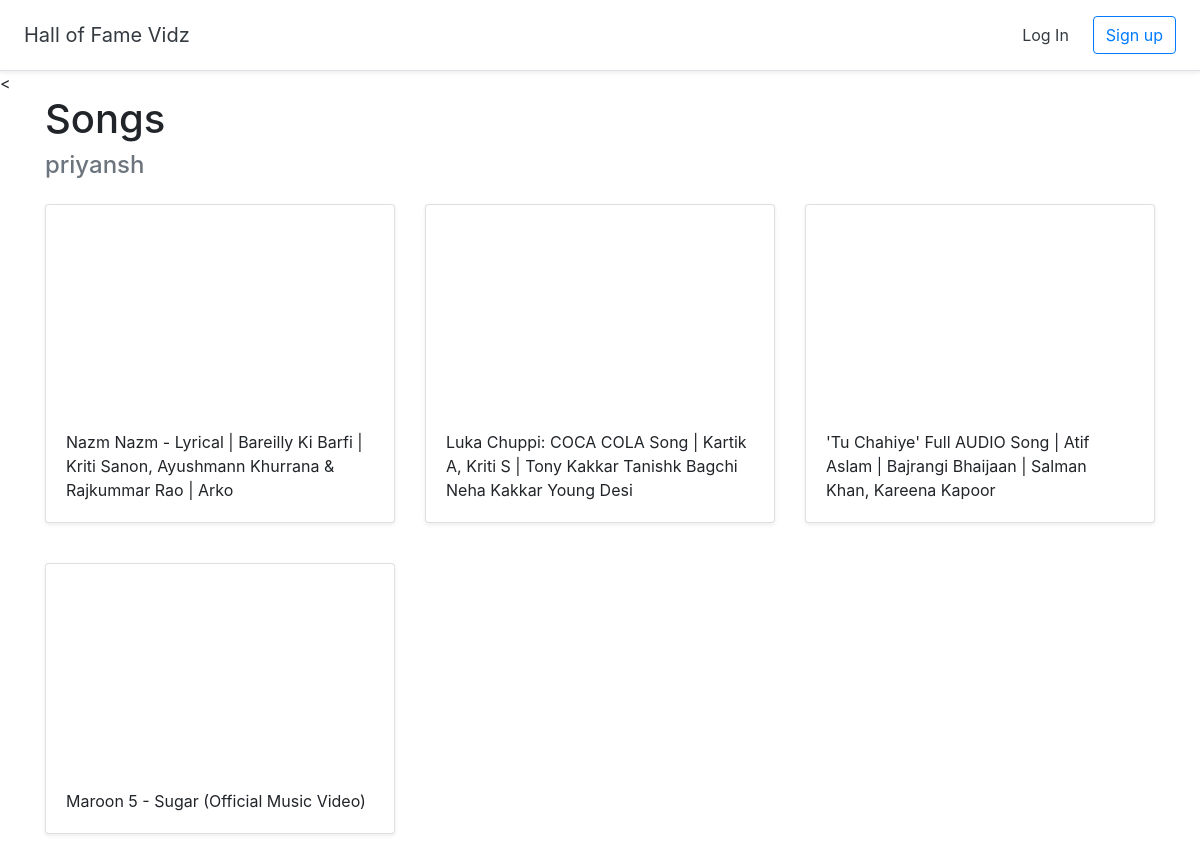
Page /halloffame/4 on the committed database.
### halls/models.py (models this page shows, shortened)
class Hall(models.Model):
    title = models.CharField(max_length=255)
    user = models.ForeignKey(User,on_delete=models.CASCADE)

class Video(models.Model):
    title = models.CharField(max_length=255)
    url = models.URLField()
    youtube_id = models.CharField(max_length=255)
    hall = models.ForeignKey(Hall, on_delete=models.CASCADE)

### halls/views.py (the view)
# urls.py: path('halloffame/<int:pk>',views.DetailHall.as_view(), name='detail_hall'),
class DetailHall(DetailView):
    model = Hall
    template_name = 'halls/detail_hall.html'

### halls/templates/halls/detail_hall.html (shortened to what this page needs)
{% extends 'halls/base.html' %} {% block content %}
<div class="container">
  <h1>{{hall.title}}</h1>
  <h4 class="text-muted">{{hall.user.username}}</h4>
  <div class="row">
    {% for video in hall.video_set.all %}
    <div class="col-md-4 mt-3">
      <div class="card mb-4 shadow-sm">
        <iframe
          width="100%"
          height="205"
          src="https://www.youtube.com/embed/{{video.youtube_id}}"
          frameborder="0"
          allow="accelerometer; autoplay; encrypted-media; gyroscope; picture-in-picture"
          allowfullscreen
        >
        </iframe>
        <div class="card-body"><p class="card-text">{{video.title}}</p></div>
      </div>
    </div>
    {% endfor %}
  </div>
</div>
{% endblock %}

### rows in the picture
Hall: title "Songs", user.username "priyansh"
Video: title "Nazm Nazm - Lyrical | Bareilly Ki Barfi | Kriti Sanon, Ayushmann Khurrana & Rajkummar Rao | Arko"
Video: title "Luka Chuppi: COCA COLA Song | Kartik A, Kriti S | Tony Kakkar Tanishk Bagchi Neha Kakkar Young Desi"
Video: title "'Tu Chahiye' Full AUDIO Song | Atif Aslam | Bajrangi Bhaijaan | Salman Khan, Kareena Kapoor"
Video: title "Maroon 5 - Sugar (Official Music Video)"
